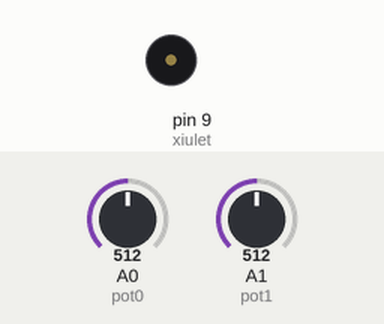
The sketch below on a simulated Arduino Uno, built with avr-gcc and run on an emulated ATmega328P. Parts: buzzer (waves = sounding). The test bench sets the inputs (shaded band); at power-on: A0 (pot0) = 512, A1 (pot1) = 512.

Above: at 1.8 s.
1.9 s: A0 (pot0) set to 122
At 2.5 s:
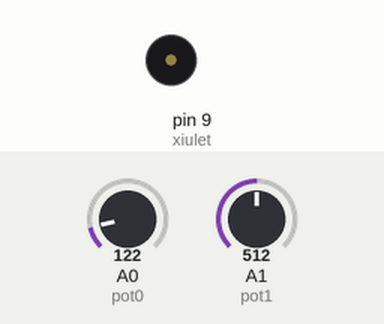
5.4 s: A1 (pot1) set to 122
At 6.03 s:
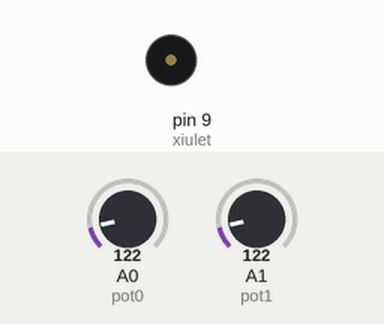
8.9 s: A0 (pot0) set to 0
At 9.4 s:
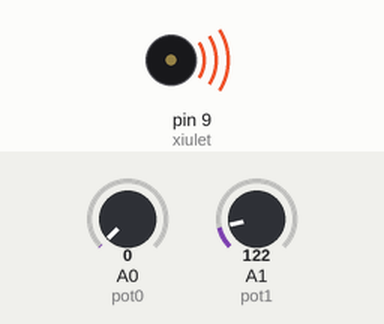
10.4 s: A1 (pot1) set to 0
At 11.6 s:
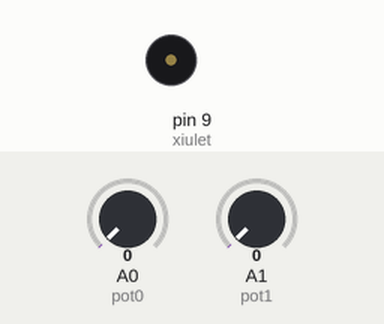
11.9 s: A1 (pot1) set to 306
At 13.0 s:
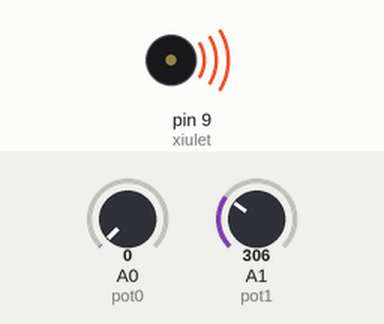
Timing chart, 0 to 14.4 s (numbered marks = the images above; inputs shaded):
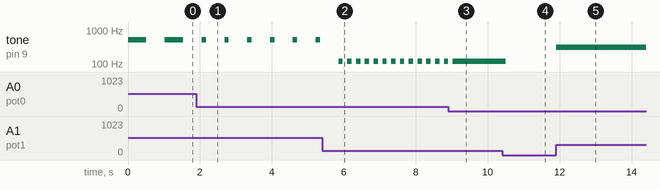

The sketch:

Exercici_6.ino
```cpp
//**********************************************************************************
//**                                                                              **
//**                                  Sirena                                      **
//**                                                                              **
//**                                                                              **
//**********************************************************************************

//********** Includes *************************************************************

//********** Variables ************************************************************
const byte xiulet = 9;        // donar nom al pin 9 de l’Arduino
const byte pot0 = A0;         // donar nom al pin A0 de l’Arduino
const byte pot1 = A1;
int valPot0;                 // guardar valor del potenciometre
int valPot1;

//********** Setup ****************************************************************
void setup()
{
  pinMode(xiulet, OUTPUT);   // definir el pin 9 com una sortida
}

//********** Loop *****************************************************************
void loop()
{
  valPot0 = analogRead(pot0);    // llegir valor potenciòmetre
valPot1 = analogRead(pot1);
  tone(xiulet, valPot1, valPot0);    // xiulet de durada valPot0
  delay(valPot0+valPot1);              // esperar valPot0 del xiulet + valPot0 silenci


}

//********** Funcions *************************************************************
```

Measured:
- after the input at 1.9 s, tone on pin 9 (xiulet): alternates 512 Hz for 0.12 s and silent for 0.51 s, starting after 0.27 s
- after the input at 5.4 s, tone on pin 9 (xiulet): alternates 122 Hz for 0.12 s and silent for 0.12 s, starting after 0.45 s
- after the input at 8.9 s, tone on pin 9 (xiulet): goes on until 9.0 s, then stays 122 Hz
- after the input at 10.4 s, tone on pin 9 (xiulet): 122 Hz → silent after 0.10 s
- after the input at 11.9 s, tone on pin 9 (xiulet): silent → 306 Hz at once
- by itself, tone on pin 9 (xiulet): alternates 512 Hz for 0.51 s and silent for 0.51 s
